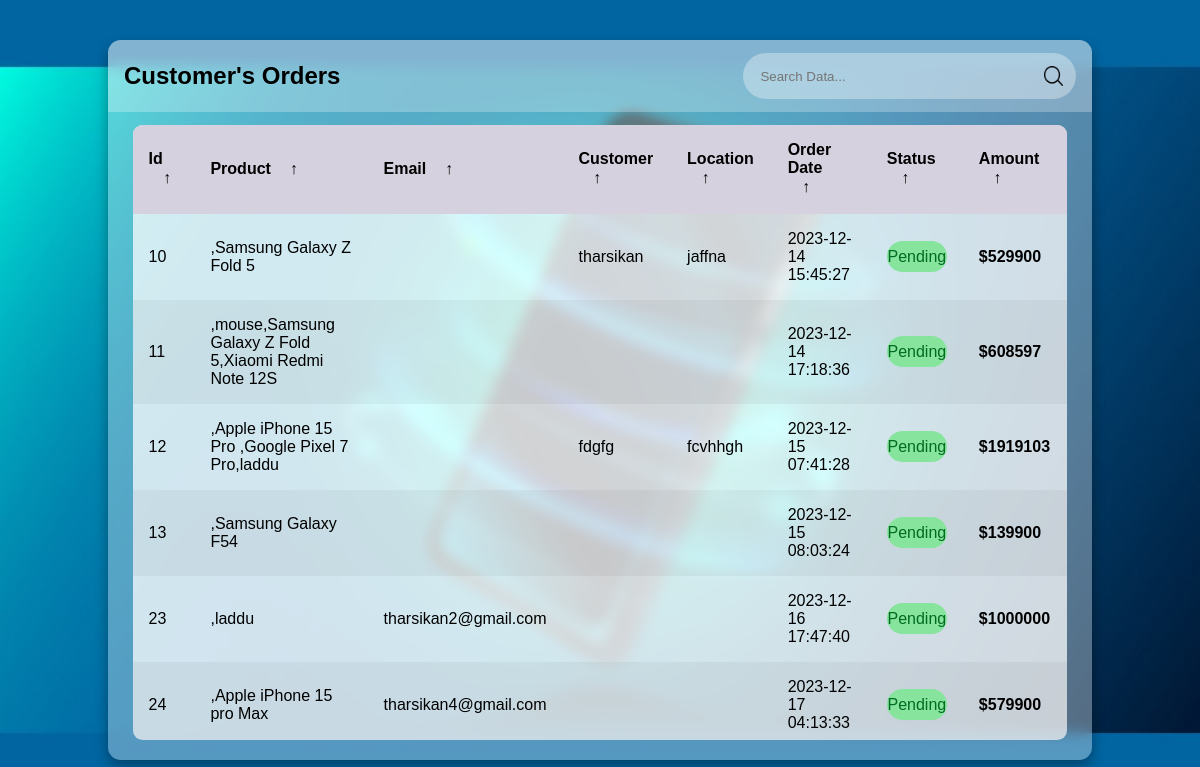
Before: /order.php with the older database file.
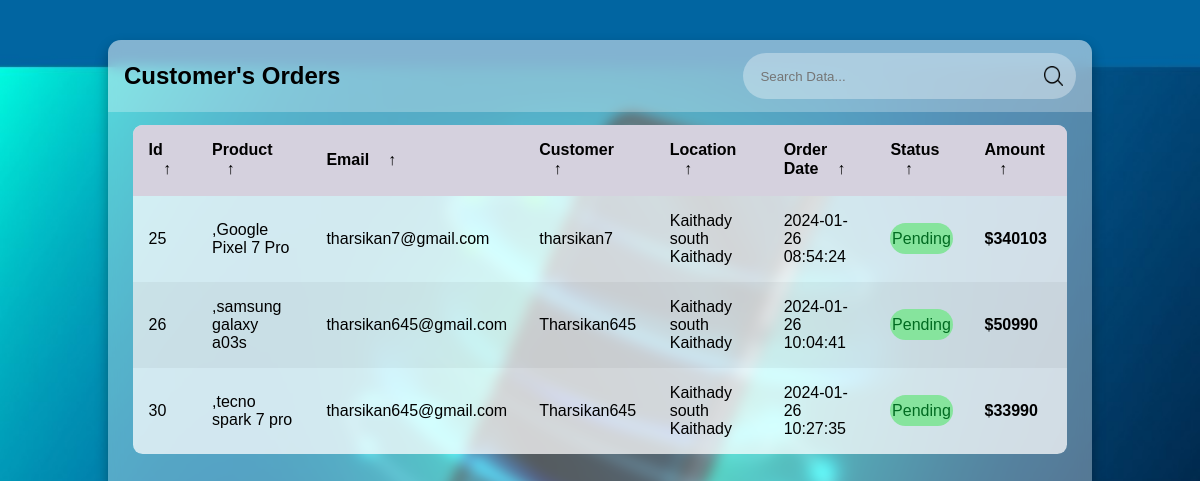
After: the same page with the newer database file.
### tables this page shows
CREATE TABLE IF NOT EXISTS `orders` (
  `id` int NOT NULL AUTO_INCREMENT,
  `email` varchar(225) NOT NULL,
  `product` varchar(225) NOT NULL,
  `customer` varchar(225) NOT NULL,
  `location` varchar(225) NOT NULL,
  `date` timestamp NOT NULL DEFAULT CURRENT_TIMESTAMP,
  `status` tinyint NOT NULL DEFAULT '0',
  `amount` varchar(225) NOT NULL,
  PRIMARY KEY (`id`)
);

### includes/classes/Database.php (called while the page is built, shortened)
<?php
class Database{
    private $pdo;
    public function __construct(){
        $this->pdo = new PDO("mysql:host=localhost;dbname=abc1", "Tharsikan3", "2000");
        $this->pdo->setAttribute(PDO::ATTR_ERRMODE, PDO::ERRMODE_EXCEPTION);
    }
    public function queryDB($sql, $mode, $values = array())
    {
        $stmt=$this->pdo->prepare($sql);
        $stmt->execute();
        if($mode!=Database::SELECTSINGLE && $mode != Database::SELECTALL && $mode != Database::EXECUTE)
        {
            throw new Exception('Invalid Mode');
        }
        else if($mode == Database::SELECTSINGLE)
        {
            return $stmt->fetch(PDO::FETCH_ASSOC);
        }
        else if ($mode == Database::SELECTALL){
            return $stmt->fetchAll(PDO::FETCH_ASSOC);
        }
    }
}

### includes/classes/BlogReader.php (called while the page is built, shortened)
<?php
class BlogReader{
    protected $db;
    public function __construct(){
        $this->db = new Database();
    }
    public function getOrderFromDB()
    {
         $sql="SELECT * FROM orders";
         $result=$this->db->queryDB($sql,Database::SELECTALL);
         if(count($result)==0)
         {
             return false;
         }
         else
         {
             return $result;
         }
    }
}

### order.php (the view, shortened to what this page needs)
<?php
    include INC_DIR."/classes/Database.php";
?>
<!DOCTYPE html>
<html lang="en">
<head>
    <link rel="stylesheet" type="text/css" href="order.css">
</head>
<body>
    <main class="table" id="customers_table">
        <section class="table__header">
            <h1>Customer's Orders</h1>
            <div class="input-group">
                <input type="search" placeholder="Search Data...">
                <img src="images/search.png" alt="">
            </div>
        </section>
        <section class="table__body">
            <table>
                <thead>
                    <tr>
                        <th> Id <span class="icon-arrow">&UpArrow;</span></th>
                        <th> product <span class="icon-arrow">&UpArrow;</span></th>
                        <th> Email <span class="icon-arrow">&UpArrow;</span></th>
                        <th> Customer <span class="icon-arrow">&UpArrow;</span></th>
                        <th> Location <span class="icon-arrow">&UpArrow;</span></th>
                        <th> Order Date <span class="icon-arrow">&UpArrow;</span></th>
                        <th> Status <span class="icon-arrow">&UpArrow;</span></th>
                        <th> Amount <span class="icon-arrow">&UpArrow;</span></th>
                    </tr>
                </thead>
                <tbody>
                    <?php
                         $reader=new BlogReader();
                         $orders=$reader->getOrderFromDB();
                         if($orders)
                         {
                            foreach($orders as $order)
                            {
                                echo "<tr>
                                <td>". $order['id']." </td>
                                <td>".$order['product']."</td>
                                <td>". $order['email']." </td>
                                <td>".$order['customer']."</td>
                                <td>".$order['location']."</td>
                                <td>".$order['date']."</td>";?>
                                <?php
                                if($order['status']=='0'){
                                    echo"<td>
                                    <p class=\"status delivered\">Pending</p>
                                </td>";
                                }
                                echo"<td> <strong>$".$order['amount']."</strong></td>";
                            }
                         }
                    ?>
                </tbody>
            </table>
        </section>
    </main>
</body>
</html>

### order.css (style rules this page uses)
* { margin: 0; padding: 0; box-sizing: border-box; font-family: sans-serif; }
body { min-height: 100vh; background: url(images/order.png) center / cover; display: flex; justify-content: center; align-items: center; }
main.table { width: 82vw; height: 90vh; background-color: #fff5; backdrop-filter: blur(7px); box-shadow: 0 .4rem .8rem #0005; border-radius: .8rem; overflow: hidden; }
.table__header { width: 100%; height: 10%; background-color: #fff4; padding: .8rem 1rem; display: flex; justify-content: space-between; align-items: center; }
.table__header .input-group { width: 35%; height: 100%; background-color: #fff5; padding: 0 .8rem; border-radius: 2rem; display: flex; justify-content: center; align-items: center; transition: .2s; }
.table__header .input-group img { width: 1.2rem; height: 1.2rem; }
.table__header .input-group input { width: 100%; padding: 0 .5rem 0 .3rem; background-color: transparent; border: none; outline: none; }
.table__body { width: 95%; max-height: calc(89% - 1.6rem); background-color: #fffb; margin: .8rem auto; border-radius: .6rem; overflow: auto; overflow: overlay; }
table { width: 100%; }
table, th, td { border-collapse: collapse; padding: 1rem; text-align: left; }
thead th { position: sticky; top: 0; left: 0; background-color: #d5d1defe; cursor: pointer; text-transform: capitalize; }
tbody tr:nth-child(even) { background-color: #0000000b; }
tbody tr { --delay: .1s; transition: .5s ease-in-out var(--delay), background-color 0s; }
tbody tr td, tbody tr td p, tbody tr td img { transition: .2s ease-in-out; }
.status { padding: .4rem 0; border-radius: 2rem; text-align: center; }
.status.delivered { background-color: #86e49d; color: #006b21; }
thead th span.icon-arrow { display: inline-block; width: 1.3rem; height: 1.3rem; border-radius: 50%; border: 1.4px solid transparent; text-align: center; font-size: 1rem; margin-left: .5rem; transition: .2s ease-in-out; }

### order.php (style rules this page uses)
body { background-image:url(images/bg8.jpg); background-repeat:no-repeat; background-size:cover; min-height:100vh; }

Changed rows visible on the page:
removed orders: id "10", product ",Samsung Galaxy Z Fold 5", customer "tharsikan", location "jaffna", date "2023-12-14 15:45:27", status "Pending", amount "529900"
removed orders: id "11", product ",mouse,Samsung Galaxy Z Fold 5,Xiaomi Redmi Note 12S", date "2023-12-14 17:18:36", status "Pending", amount "608597"
removed orders: id "12", product ",Apple iPhone 15 Pro ,Google Pixel 7 Pro,laddu", customer "fdgfg", location "fcvhhgh", date "2023-12-15 07:41:28", status "Pending", amount "1919103"
removed orders: id "13", product ",Samsung Galaxy F54", date "2023-12-15 08:03:24", status "Pending", amount "139900"
removed orders: id "23", product ",laddu", email "tharsikan2@gmail.com", date "2023-12-16 17:47:40", status "Pending", amount "1000000"
removed orders: id "24", product ",Apple iPhone 15 pro Max", email "tharsikan4@gmail.com", date "2023-12-17 04:13:33", status "Pending", amount "579900"
added orders: id "25", product ",Google Pixel 7 Pro", email "tharsikan7@gmail.com", customer "tharsikan7", location "Kaithady south Kaithady", date "2024-01-26 08:54:24", status "Pending", amount "340103"
added orders: id "26", product ",samsung galaxy a03s", email "tharsikan645@gmail.com", customer "Tharsikan645", location "Kaithady south Kaithady", date "2024-01-26 10:04:41", status "Pending", amount "50990"
added orders: id "30", product ",tecno spark 7 pro", email "tharsikan645@gmail.com", customer "Tharsikan645", location "Kaithady south Kaithady", date "2024-01-26 10:27:35", status "Pending", amount "33990"
